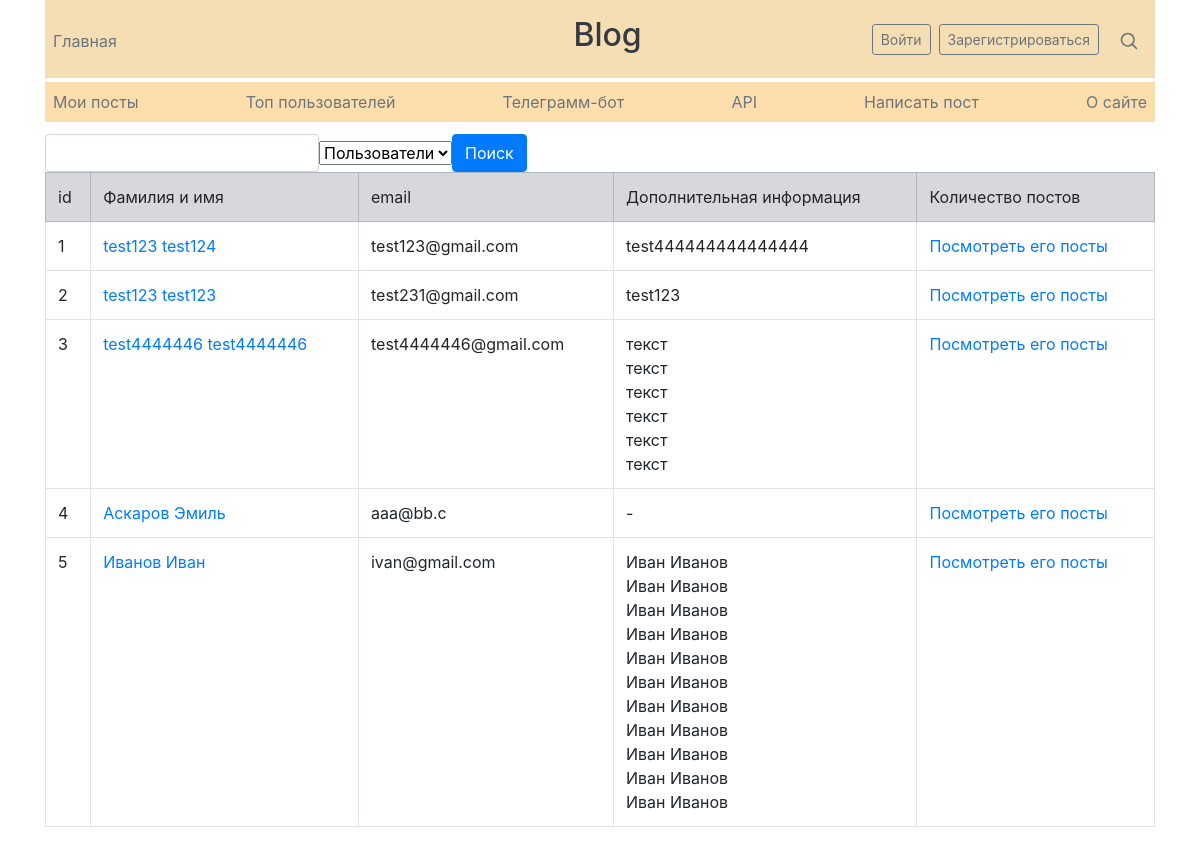
Before: /search with the older database file.
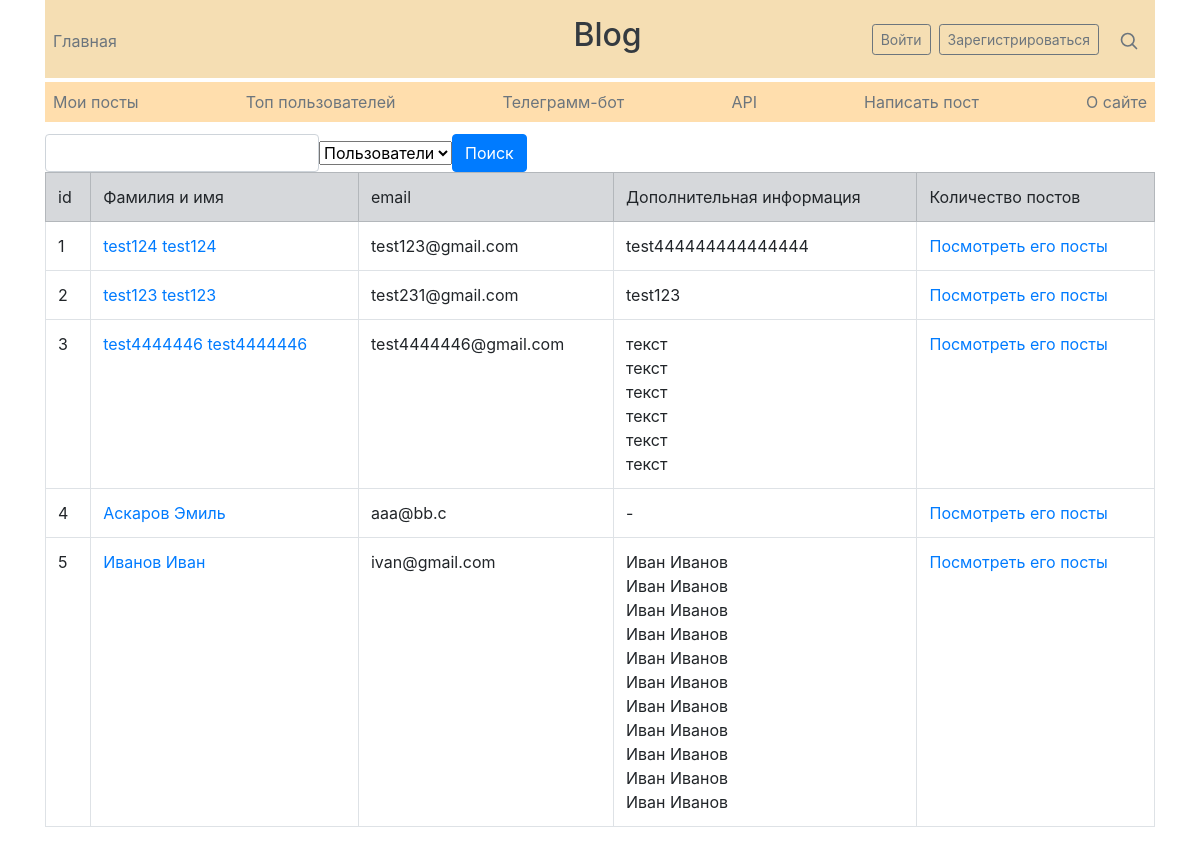
After: the same page with the newer database file.
### data/users.py (models this page shows, shortened)
class User(SqlAlchemyBase, UserMixin, SerializerMixin):
    __tablename__ = 'users'
    id = sqlalchemy.Column(sqlalchemy.Integer,
                           primary_key=True, autoincrement=True)
    surname = sqlalchemy.Column(sqlalchemy.String, nullable=True)
    name = sqlalchemy.Column(sqlalchemy.String, nullable=True)
    about = sqlalchemy.Column(sqlalchemy.String, nullable=True)
    email = sqlalchemy.Column(sqlalchemy.String,
                              index=True, unique=True, nullable=True)
    hashed_password = sqlalchemy.Column(sqlalchemy.String, nullable=True)
    posts = orm.relation("Post", back_populates='author')
    followed = orm.relationship('User',
                                secondary=followers,
                                primaryjoin=(followers.c.follower_id == id),
                                secondaryjoin=(followers.c.followed_id == id),
                                backref=orm.backref('followers', lazy='dynamic'),
                                lazy='dynamic')

### main.py (the view)
@app.route('/search', methods=['GET', 'POST'])
def search_user():
    db_sess = db_session.create_session()
    if request.method == 'GET':
        line = request.args.get('query', '')
        kind = request.args.get('kind', 'users')
        if kind == 'users':
            users = db_sess.query(User).filter((User.name.like(f'%{line}%')) |
                                               (User.surname.like(f'%{line}%'))).all()
            return render_template('search_users.html', users=users,
                                   title='Поиск пользователя: ' + line)
        elif kind == 'posts':
            posts = db_sess.query(Post).filter(Post.title.like(f'%{line}%')).all()
            return render_template('search_posts.html', posts=posts,
                                   title='Поиск поста: ' + line)
    elif request.method == 'POST':
        url_arg = request.form.get('for_search')
        kind = request.form.get('kind')
        return redirect(url_for('search_user', query=url_arg, kind=kind))

### data/db_session.py (called while the page is built)
def create_session() -> Session:
    global __factory
    return __factory()

### templates/search_users.html (shortened to what this page needs)
{% extends "base.html" %}
{% block content %}
<form action="" method="post" class="form-inline">
    <input name="for_search" class="form-control">
    <select name="kind" class="form-select" autofocus>
        <option value="users">Пользователи</option>
    </select>
    <input class="btn btn-primary" id="submit" name="submit" type="submit" value="Поиск">
</form>
    {% if users %}
<table width="100%" class="table table-bordered">
    <tr class="table-secondary">
        <td>id</td>
        <td>Фамилия и имя</td>
        <td>email</td>
        <td>Дополнительная информация</td>
        <td>Количество постов</td>
    </tr>
    {% for user in users %}
    <tr>
        <td>{{ user.id }}</td>
        <td><a href="/users/{{ user.id }}">{{ user.surname }} {{ user.name }}</a></td>
        <td>{{ user.email }}</td>
        <td>{{ user.about }}</td>
        <td><a href="/posts/users/{{ user.id }}">Посмотреть его посты</a></td>
    </tr>
    {% endfor %}
</table>
{% else %}
    <p class="text-danger text-center">Ничего не найдено!</p>
{% endif %}
{% endblock %}

Changed rows visible on the page:
changed User "test124": surname "test123" → "test124"
